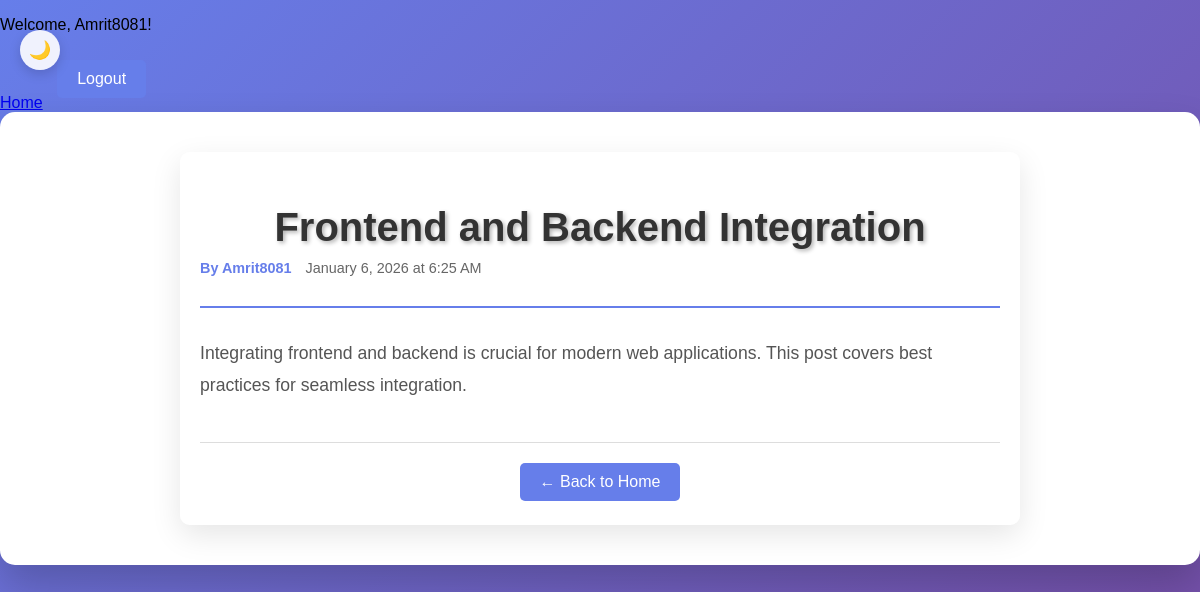
The app's page /post/5/ (signed in) with its own data.
### core/models.py (models this page shows, shortened)
class Post(models.Model):
    title = models.CharField(max_length=200)
    content = models.TextField()
    author = models.ForeignKey(User, on_delete=models.CASCADE)
    created_at = models.DateTimeField(auto_now_add=True)
    image1 = models.ImageField(upload_to='post_images/', blank=True, null=True)
    image2 = models.ImageField(upload_to='post_images/', blank=True, null=True)
    image3 = models.ImageField(upload_to='post_images/', blank=True, null=True)
    image4 = models.ImageField(upload_to='post_images/', blank=True, null=True)
    image5 = models.ImageField(upload_to='post_images/', blank=True, null=True)

### core/views.py (the view)
# urls.py: path('post/<int:pk>/', views.post_detail, name='post_detail'),
@login_required
def post_detail(request, pk):
 post = get_object_or_404(Post, pk=pk)
 return render(request, 'post_detail.html', {'post': post})

### templates/post_detail.html (shortened to what this page needs)
{% extends 'base.html' %}
{% block content %}
<article class="post-detail">
    <header class="post-header">
        <h1>{{ post.title }}</h1>
        <div class="post-meta">
            <span class="author">By {{ post.author.username }}</span>
            <span class="date">{{ post.created_at|date:"F j, Y \a\t g:i A" }}</span>
        </div>
    </header>
    <div class="post-content">
        <p>{{ post.content|linebreaks }}</p>
    </div>
    <footer class="post-footer">
        <a href="{% url 'home' %}" class="btn btn-secondary">← Back to Home</a>
    </footer>
</article>
{% endblock %}

### templates/base.html (shortened to what this page needs)
{% load static %}
<!DOCTYPE html>
<html lang="en">
<head>
    <link rel="stylesheet" href="{% static 'css/style.css' %}">
</head>
<body{% if request.resolver_match.url_name == 'login' %} class="login-page"{% endif %}>
<button class="theme-toggle" id="theme-toggle" aria-label="Toggle theme">🌙</button>
<header>
    <nav role="navigation" aria-label="Main navigation">
        {% if user.is_authenticated %}
            <p>Welcome, {{ user.username }}!</p>
            <a href="{% url 'home' %}">Home</a>
            <a href="{% url 'logout' %}">Logout</a>
        {% elif request.resolver_match.url_name != 'login' and request.resolver_match.url_name != 'register' %}
            <a href="{% url 'login' %}">Login</a>
            <a href="{% url 'register' %}">Register</a>
        {% endif %}
    </nav>
</header>
<main class="container" role="main">
    {% block content %}{% endblock %}
</main>
</body>
</html>

### static/css/style.css (style rules this page uses)
body { margin:0; padding:0; font-family:Arial; background:linear-gradient(135deg,#667eea,#764ba2); animation: backgroundShift 10s ease-in-out infinite; min-height:100vh; }
.container { background:white; padding:40px; border-radius:15px; box-shadow:0 20px 40px rgba(0,0,0,0.2); animation:fade 1s ease, pulse 2s ease-in-out infinite; }
input,button { display:block; width:100%; margin:10px 0; padding:10px; border-radius:10px; border:1px solid #ccc; transition: all 0.3s ease; }
button { background:#667eea; color:white; border:none; cursor:pointer; transition:0.3s; position: relative; overflow: hidden; }
button::before { content: ''; position: absolute; top: 0; left: -100%; width: 100%; height: 100%; background: linear-gradient(90deg, transparent, rgba(255,255,255,0.2), transparent); transition: left 0.5s; }
.theme-toggle { position: fixed; top: 20px; left: 20px; width: 40px; height: 40px; border-radius: 50%; border: none; background: rgba(255, 255, 255, 0.9); color: #333; font-size: 18px; cursor: pointer; display: flex; align-items: center; justify-content: center; box-shadow: 0 4px 12px rgba(0,0,0,0.15); transition: all 0.3s ease; z-index: 1000; }
.post-meta { color: #666; font-size: 0.9em; margin-bottom: 10px; }
h1 { text-align: center; color: white; margin-bottom: 20px; text-shadow: 2px 2px 4px rgba(0,0,0,0.3); animation: textGlow 2s ease-in-out infinite alternate; }
a[href="/logout/"], a[href=" { % url 'create_post' % }
a[href="/logout/"]::before, a[href=" { % url 'create_post' % }

### templates/base.html (style rules this page uses)
body { font-family: 'Segoe UI', Tahoma, Geneva, Verdana, sans-serif; }

### templates/post_detail.html (style rules this page uses)
body { margin: 0; padding: 0; font-family: Arial; background: linear-gradient(135deg, #667eea, #764ba2); animation: backgroundShift 10s ease-in-out infinite; min-height: 100vh; }
.post-detail { max-width: 800px; margin: 0 auto; padding: 20px; background: rgba(255, 255, 255, 0.9); border-radius: 10px; box-shadow: 0 10px 30px rgba(0,0,0,0.1); animation: slideIn 0.5s ease-out; }
.post-header { margin-bottom: 30px; padding-bottom: 20px; border-bottom: 2px solid #667eea; }
.post-header h1 { color: #333; margin-bottom: 10px; font-size: 2.5em; }
.post-meta { color: #666; font-size: 0.9em; }
.post-meta .author { font-weight: bold; color: #667eea; }
.post-meta .date { margin-left: 10px; }
.post-content { line-height: 1.8; color: #555; font-size: 1.1em; }
.post-content p { margin-bottom: 20px; }
.post-footer { margin-top: 40px; padding-top: 20px; border-top: 1px solid #ddd; text-align: center; }
.btn { display: inline-block; padding: 10px 20px; background: #667eea; color: white; text-decoration: none; border-radius: 5px; transition: all 0.3s ease; position: relative; overflow: hidden; }
.btn::before { content: ''; position: absolute; top: 0; left: -100%; width: 100%; height: 100%; background: linear-gradient(90deg, transparent, rgba(255,255,255,0.2), transparent); transition: left 0.5s; }

### records on screen
Post: title "Frontend and Backend Integration", author.username "Amrit8081", created_at "January 6, 2026 at 6:25 AM", content "Integrating frontend and backend is crucial for modern web applications. This post covers best practices for seamless integration."

### other values on screen
{{ user.username }} "Amrit8081"
